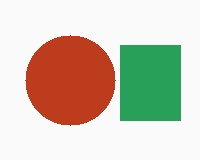
#> input picture tests/parity/e2e/fixtures/photo.jpg, 200 x 160 px
$ python -i evaluate-smooth-contours.py   (imports and definitions only)
#> lines starting #> are read from the running program, lines starting #| are printed output that depends on the picture
"""Independent exported-boundary diagnostics, not a perceptual quality score."""
import argparse,json
from pathlib import Path
import numpy as np
from PIL import Image
from scipy.ndimage import gaussian_filter,sobel,distance_transform_edt,label,binary_erosion


def rgba(path):
    a=np.asarray(Image.open(path).convert('RGBA'),dtype=np.float64)/255
    a[:,:,:3]*=a[:,:,3:4]
    return a


def edges(a):
    smooth=gaussian_filter(a,(.65,.65,0))
    gx=sobel(smooth,axis=1)/8;gy=sobel(smooth,axis=0)/8
    xx=np.sum(gx*gx,axis=2);xy=np.sum(gx*gy,axis=2);yy=np.sum(gy*gy,axis=2)
    strength=np.sqrt((xx+yy)/2+np.sqrt((xx-yy)**2/4+xy*xy))
    angle=.5*np.arctan2(2*xy,xx-yy)
    # Absolute threshold; fewer output edges alone is never a quality reward.
    return strength>.045,angle,strength


def measure(source,output):
    a,b=rgba(source),rgba(output);assert a.shape==b.shape
    ae,an,_=edges(a);be,bn,bw=edges(b)
    da,ia=distance_transform_edt(~ae,return_indices=True);db=distance_transform_edt(~be)
    valid=be&(da<=3)
    tangent=np.sin(bn-an[ia[0],ia[1]])**2
    transparent=np.any(a[:,:,3]<.99)
    # Evaluation-only openings in these sources: alpha holes, or light holes in
    # the white-background line fixtures. This is not general semantic annotation.
    foreground=a[:,:,3]>.5 if transparent else np.mean(a[:,:,:3],axis=2)<.75
    output_foreground=b[:,:,3]>.5 if transparent else np.mean(b[:,:,:3],axis=2)<.75
    components,n=label(~foreground);border=set(np.unique(np.concatenate((components[0],components[-1],components[:,0],components[:,-1]))));holes=[]
    for i in range(1,n+1):
        region=components==i
        if i in border or region.sum()<16:continue
        interior=binary_erosion(region,iterations=2)
        if not interior.any():continue
        holes.append(float(np.mean(~output_foreground[interior])))
    return dict(source_hole_count=len(holes),source_hole_background_retention=holes,
                premult_mse=float(np.mean((a-b)**2)),alpha_spill=float(np.maximum(b[:,:,3]-a[:,:,3],0).sum()),alpha_deficit=float(np.maximum(a[:,:,3]-b[:,:,3],0).sum()),
                matched_edge_tangent_error=float(np.average(tangent[valid],weights=bw[valid])) if valid.any() else None,
                unmatched_output_edge_fraction=float(np.mean(da[be]>3)) if be.any() else None,
                missing_source_edge_fraction=float(np.mean(db[ae]>3)) if ae.any() else None,
                source_to_output_edge_distance=float(db[ae].mean()) if ae.any() else None,
                output_edge_pixels=int(be.sum()),source_edge_pixels=int(ae.sum()))


def main():
    p=argparse.ArgumentParser(description=__doc__);p.add_argument('folder',type=Path);a=p.parse_args()
    data=json.loads((a.folder/'results.json').read_text());assert data['complete'];rows=[]
    for row in data['rows']:
        target=a.folder/row['name']/'source-256.png';output=a.folder/row['folder']/'vector-256.png'
        rows.append({**row,'measurements':measure(target,output)})
    (a.folder/'evaluations.json').write_text(json.dumps(dict(scope='Diagnostics at256px from exported game geometry. Tangent agreement, unmatched/missing contours, pixel error and alpha are separate; not human identity/style or universal quality. No output-alpha masking.',rows=rows),indent=2))
    table=['| Source | Family | N | Seed | Smoothing | Tangent error | Unmatched edges | Missing edges | MSE |','|---|---|---:|---:|---:|---:|---:|---:|---:|']
    for r in rows:
        m=r['measurements'];table.append(f"|{r['name']}|{r['family']}|{r['count']}|{r['seed']}|{r['strength']}|{m['matched_edge_tangent_error']:.5f}|{m['unmatched_output_edge_fraction']:.3%}|{m['missing_source_edge_fraction']:.3%}|{m['premult_mse']:.6f}|")
    (a.folder/'measurements.md').write_text('\n'.join(table)+'\n');print('\n'.join(table))


# [1 line not run here, left out]

>>> import cv2
>>> picture = cv2.imread('../tests/parity/e2e/fixtures/photo.jpg', cv2.IMREAD_GRAYSCALE)
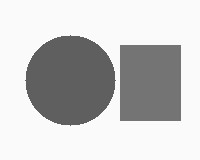
#> picture: shape (160, 200); min 82, max 255, mean 199.8
>>> result = measure(picture, 'out.png')
#> (the run stopped early here; a loop or call above may not have finished)
